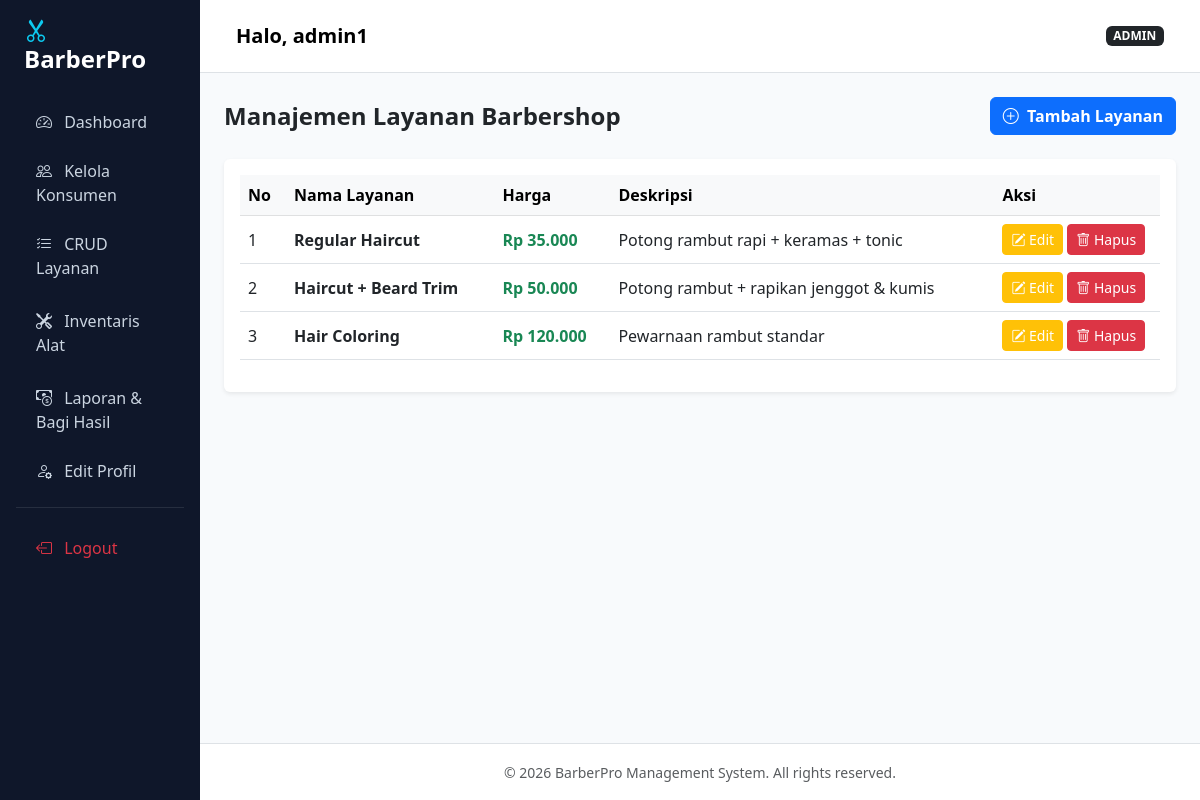
Screenshot of /admin/layanan.php (signed in) with the database file from the repository.
### tables this page shows
CREATE TABLE IF NOT EXISTS `layanan` (
  `id` int NOT NULL AUTO_INCREMENT,
  `nama_layanan` varchar(100) NOT NULL,
  `harga` decimal(10,2) NOT NULL DEFAULT (0),
  `deskripsi` text NOT NULL,
  PRIMARY KEY (`id`)
);

### config/koneksi.php (called while the page is built, shortened)
<?php
function rupiah($angka) {
    return "Rp " . number_format($angka, 0, ',', '.');
}
?>

### admin/layanan.php (the view, shortened to what this page needs)
<?php
require '../config/koneksi.php';
include '../includes/header.php';
include '../includes/sidebar.php';
?>
<div class="d-flex justify-content-between align-items-center mb-4">
    <h4 class="fw-bold mb-0">Manajemen Layanan Barbershop</h4>
    <button class="btn btn-primary fw-semibold" data-bs-toggle="modal" data-bs-target="#modalTambah">
        <i class="bi bi-plus-circle me-1"></i> Tambah Layanan
    </button>
</div>
<div class="card border-0 shadow-sm">
    <div class="card-body">
        <table class="table table-hover align-middle">
            <thead class="table-light">
                <tr>
                    <th width="5%">No</th>
                    <th>Nama Layanan</th>
                    <th>Harga</th>
                    <th>Deskripsi</th>
                    <th width="18%">Aksi</th>
                </tr>
            </thead>
            <tbody>
                <?php
                $no = 1;
                $query = mysqli_query($conn, "SELECT * FROM layanan");
                if (mysqli_num_rows($query) == 0):
                ?>
                    <tr><td colspan="5" class="text-center text-muted py-4">Belum ada data layanan.</td></tr>
                <?php else: while ($l = mysqli_fetch_assoc($query)): ?>
                    <tr>
                        <td><?= $no++; ?></td>
                        <td class="fw-semibold"><?= htmlspecialchars($l['nama_layanan']); ?></td>
                        <td class="text-success fw-bold"><?= rupiah($l['harga']); ?></td>
                        <td><?= htmlspecialchars($l['deskripsi']); ?></td>
                        <td>
                            <button class="btn btn-sm btn-warning text-white" data-bs-toggle="modal" data-bs-target="#modalEdit<?= $l['id']; ?>">
                                <i class="bi bi-pencil-square"></i> Edit
                            </button>
                            <a href="layanan.php?hapus=<?= $l['id']; ?>" class="btn btn-sm btn-danger" onclick="return confirm('Yakin ingin menghapus layanan ini?')">
                                <i class="bi bi-trash"></i> Hapus
                            </a>
                        </td>
                    </tr>
                <?php endwhile; endif; ?>
            </tbody>
        </table>
    </div>
</div>
<?php include '../includes/footer.php'; ?>

### includes/header.php (style rules this page uses)
body { background-color: #f8fafc; font-family: 'Segoe UI', Tahoma, Geneva, Verdana, sans-serif; }

### rows the page displays
layanan: nama_layanan "Regular Haircut", harga "Rp 35.000", deskripsi "Potong rambut rapi + keramas + tonic"
layanan: nama_layanan "Haircut + Beard Trim", harga "Rp 50.000", deskripsi "Potong rambut + rapikan jenggot & kumis"
layanan: nama_layanan "Hair Coloring", harga "Rp 120.000", deskripsi "Pewarnaan rambut standar"

### other values shown
$_SESSION['nama'] "admin1"
$_SESSION['role'] "ADMIN"
